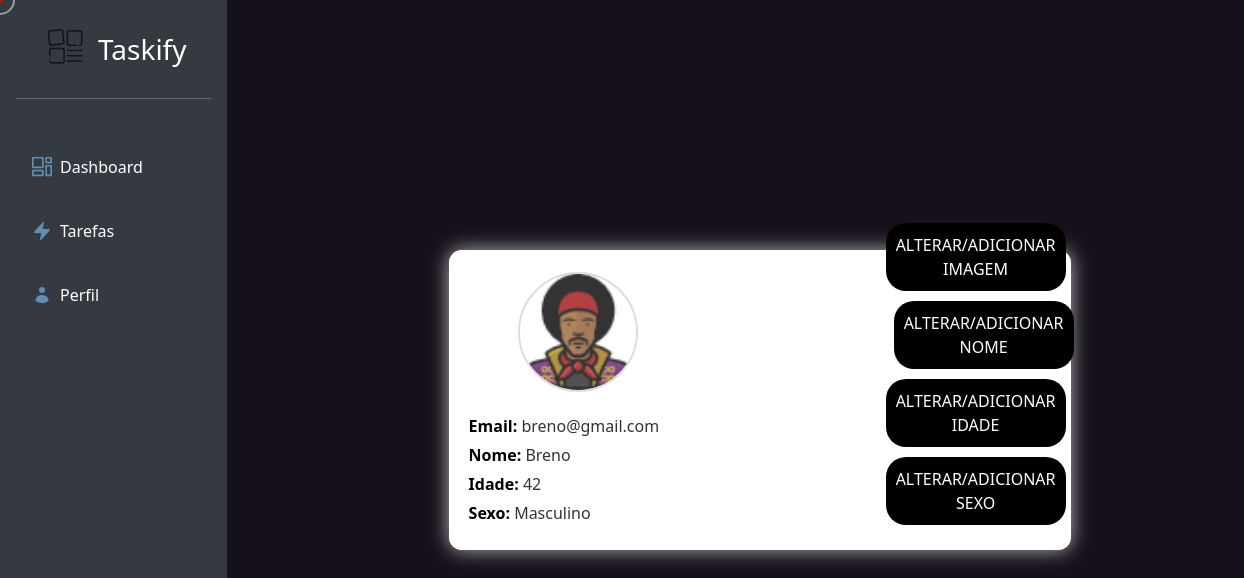
The app's page /Pages/perfil.php (signed in) with its own data.
### tables this page shows
CREATE TABLE `usuarios` (
  `id` int(11) NOT NULL,
  `usuario` varchar(50) NOT NULL,
  `email` varchar(100) NOT NULL,
  `senha` varchar(255) NOT NULL,
  `nome` varchar(100) DEFAULT NULL,
  `imagem_perfil` varchar(255) DEFAULT NULL,
  `data_cadastro` timestamp NOT NULL DEFAULT current_timestamp(),
  `idade` int(11) DEFAULT NULL,
  `sexo` enum('Masculino','Feminino','Outro') DEFAULT NULL
);

### Pages/perfil.php (the view, shortened to what this page needs)
<?php
require_once '../DB/conexao.php';
$userId = $_SESSION['usuario_id'];
$stmt = $pdo->prepare("SELECT nome, email, imagem_perfil, idade, sexo FROM usuarios WHERE id = :id");
$stmt->execute(['id' => $userId]);
$usuario = $stmt->fetch(PDO::FETCH_ASSOC);
$imagemPerfil = $usuario['imagem_perfil'] ? htmlspecialchars($usuario['imagem_perfil']) : '../Assets/default-avatar.png';
?>
<!DOCTYPE html>
<html lang="pt-br">
<head>
    <link rel="stylesheet" href="../Css/stylesHome.css">
    <link rel="stylesheet" href="../Css/stylesProfile.css">
    <link href="https://cdn.jsdelivr.net/npm/bootstrap@5.3.3/dist/css/bootstrap.min.css" rel="stylesheet">
    <link rel="stylesheet" href="https://cdnjs.cloudflare.com/ajax/libs/font-awesome/6.6.0/css/all.min.css">
</head>
<body>
    <div class="main-container">
        <div class="container-fluid">
            <div class="row">
                <div class="col-auto min-vh-100 sidebar px-3 d-flex flex-column">
                    <div class="pt-4 pb-2 px-4">
                        <a href="" class="text-decoration-none text-white d-flex align-items-center">
                            <img src="../Assets/logo.svg" alt="" style="width: 50px; height: 50px;">
                            <span class="fs-3 d-none d-sm-inline ms-2">Taskify</span>
                        </a>
                    </div>
                    <hr class="text-white mb-5">
                    <ul class="nav nav-pills flex-column mb-auto d-flex d-sm-block">
                        <li class="nav-item mb-4 d-flex justify-content-center d-sm-block">
                            <a href="home.php" class="nav-link text-white d-flex align-items-center">
                                <img class="link-icon" src="../Assets/dashboard.svg" alt="">
                                <span class="d-none d-sm-inline">Dashboard</span>
                            </a>
                        </li>
                        <li class="nav-item mb-4 d-flex justify-content-center d-sm-block">
                            <a href="tarefas.php" class="nav-link text-white d-flex align-items-center">
                                <img class="link-icon" src="../Assets/task.svg" alt="">
                                <span class="d-none d-sm-inline">Tarefas</span>
                            </a>
                        </li>
                        <li class="nav-item d-flex justify-content-center d-sm-block">
                            <a href="perfil.php" class="nav-link text-white d-flex align-items-center">
                                <img class="link-icon" src="../Assets/profile.svg" alt="">
                                <span class="d-none d-sm-inline">Perfil</span>
                            </a>
                        </li>
                    </ul>
                </div>
                <div id="dashboard" class="col main-content">
                    <div class="profile-container">
                        <div class="profile-card">
                            <div class="profile-header">
                                <img id="profile-image" src="<?php echo $imagemPerfil; ?>" alt="Imagem de Perfil">
                                <div class="btn-pro">
                                    <button id="edit-image-btn" class="btn-custom">Alterar/adicionar Imagem</button>
                                    <button id="edit-name-btn" class="btn-custom">Alterar/adicionar Nome</button>
                                    <button id="edit-age-btn" class="btn-custom">Alterar/adicionar Idade</button>
                                    <button id="edit-gender-btn" class="btn-custom">Alterar/adicionar Sexo</button>
                                </div>
                            </div>
                            <div class="profile-details">
                                <p><strong>Email:</strong> <span id="profile-email"><?php echo htmlspecialchars($usuario['email']); ?></span></p>
                                <p><strong>Nome:</strong> <span id="profile-name"><?php echo htmlspecialchars($usuario['nome']); ?></span></p>
                                <p><strong>Idade:</strong> <span id="profile-age"><?php echo htmlspecialchars($usuario['idade']); ?></span></p>
                                <p><strong>Sexo:</strong> <span id="profile-gender"><?php echo htmlspecialchars($usuario['sexo']); ?></span></p>
                            </div>
                        </div>
                    </div>
                </div>
            </div>
        </div>
    </div>
</body>
</html>

### Css/stylesHome.css (style rules this page uses)
html, body { margin: 0; padding: 0; background-color: #151019 !important;; z-index: -1; cursor: none; font-family: 'Poppins', sans-serif; }
.container-fluid { display: flex; }
#dashboard { display: flex; z-index: 1; justify-content: center; align-items: center; }
.sidebar { display: flex; background-color: rgba(255, 255, 255, 0.2); backdrop-filter: blur(5px); z-index: 1; cursor: none; }
.link-icon { width: 20px; margin-right: 8px; }

### Css/stylesProfile.css (style rules this page uses)
.profile-container { display: flex; padding: 20px; justify-content: center; align-items: center; height: 100vh; width: 80vw; }
.profile-card { background-color: #ffffff; border-radius: 1vw; box-shadow: 0 0 20px rgba(255, 255, 255, 0.7); padding: 20px; width: 50vw; }
.profile-header { display: flex; justify-content: flex-start; gap: 20px; margin-bottom: 20px; margin-left: 4vw; align-items: center; }
.profile-header img { width: 120px; height: 120px; border-radius: 50%; object-fit: cover; border: 2px solid #ddd; }
.btn-pro { display: flex; flex-direction:column; border: none; justify-content: center; align-items: center; margin-left: 25vw; height: 4vw; margin-top: 6vw; width: 1vw; }
.profile-header button { padding: 10px; color: #ffffff; text-transform: uppercase; border: none; border-radius: 20px; }
.profile-header button:nth-of-type(2) { margin-left: 1rem; }
#profile-name { font-size: 24px; margin: 0; text-align: left; }
.profile-details p { font-size: 16px; color: #333; margin: 5px 0; }
.profile-details strong { color: #000000; }
#profile-email, #profile-name { font-size: 16px; color: #333; }
.btn-custom { margin-top: 10px; background-color: #000000; color: #fff; }
.sidebar { background-color: #343a40; color: #fff; height: 100vh; position: fixed; top: 0; left: 0; width: 250px; }
.main-content { margin-left: 250px; }

### records on screen
usuarios: imagem_perfil (picture), email "breno@gmail.com", nome "Breno", idade "42", sexo "Masculino"
